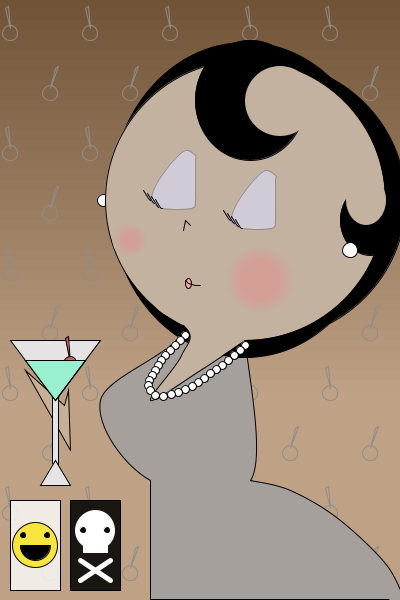
Frame 1 (no input)
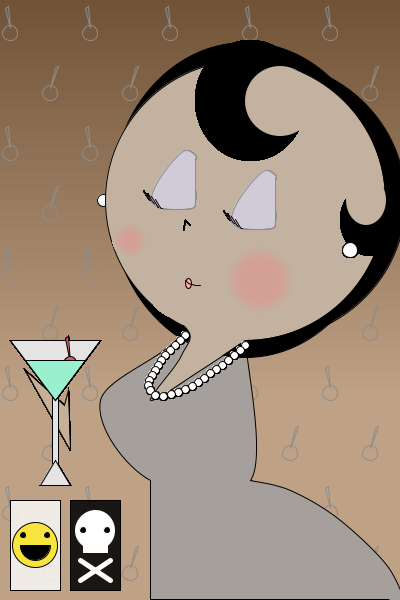
Frame 60 (the mouse pressed at the canvas centre just before this capture)
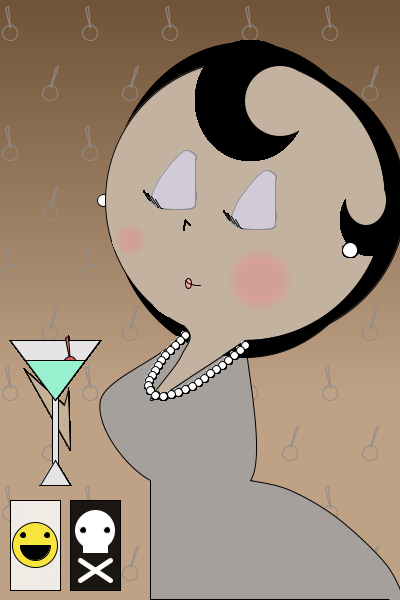
Frame 120 (the mouse held since frame 60 and released just before this capture)

The Processing sketch that drew these frames (run headless with seeded random() and noise(); from frame 60 on, the mouse is pressed at the canvas centre):

// Processing sketch: processing_68790
// ── processing_68790.pde

void setup()
{
  size(400, 600);
  //background(124, 108, 89);
  background(124, 108, 89);
  int a = 600;
  int b = 0;
  int i = 0;
  while (a > 200)
  {
    fill(113+i, 84+i, 56+i);
    noStroke();
    rect(0, b, 600, b+10);
    b = b+10;
    a = a-10;
    i = i+2;
  }

  stroke(140, 140, 140);
  smooth();
  noFill();
  int e = 6;
  int y = 8;
  int s = 0;
  int n = 0;
  while (e>0)
  {
    triangle(n+10, 28, n+5, 8, n+8, 6);
    ellipse(n+10, 33, 15, 15);
    triangle(n+50, 88, n+55, 68, n+58, 66);
    ellipse(n+50, 93, 15, 15);
    triangle(n+10, 148, n+5, 128, n+8, 126);
    ellipse(n+10, 153, 15, 15);
    triangle(n+50, 208, n+55, 188, n+58, 186);
    ellipse(n+50, 213, 15, 15);
    triangle(n+10, 268, n+5, 248, n+8, 246);
    ellipse(n+10, 273, 15, 15);
    triangle(n+50, 328, n+55, 308, n+58, 306);
    ellipse(n+50, 333, 15, 15);
    triangle(n+10, 388, n+5, 368, n+8, 366);
    ellipse(n+10, 393, 15, 15);
    triangle(n+50, 448, n+55, 428, n+58, 426);
    ellipse(n+50, 453, 15, 15);
    triangle(n+10, 508, n+5, 488, n+8, 486);
    ellipse(n+10, 513, 15, 15);
    triangle(n+50, 568, n+55, 548, n+58, 546);
    ellipse(n+50, 573, 15, 15);
    n = n+80;
    e = e-1;
  }

  stroke(0, 0, 0);
  smooth();
  fill(165, 160, 155);
  beginShape(); //Top body outer
  curveVertex(100, 240);
  curveVertex(183, 325);
  curveVertex(100, 400);
  curveVertex(150, 480);
  curveVertex(250, 480);
  curveVertex(245, 340);
  curveVertex(245, 340);
  endShape();

  beginShape(); //Bottom body line down
  vertex(150, 480);
  vertex(150, 520);
  vertex(150, 580);
  vertex(150, 599);
  vertex(400, 599);
  vertex(280, 489);
  vertex(250, 480); 
  endShape();

  beginShape(); //Bottom body behind
  curveVertex(250, 480);
  curveVertex(250, 480);
  curveVertex(290, 490);  
  curveVertex(340, 520);
  curveVertex(390, 570);
  curveVertex(390, 600);
  curveVertex(250, 480);
  endShape();

  fill(0, 0, 0);
  ellipse(245, 200, 270, 315);//hair
  ellipse(260, 200, 290, 280);
  //ellipse(330,310,125,125);
  fill(255, 255, 255); //pearl_left earring
  ellipse(103, 200, 12, 12);
  fill(194, 178, 159);
  ellipse(245, 200, 280, 280); //head shape
  beginShape(); //Top body inner
  curveVertex(100, 280);
  curveVertex(183, 325);
  curveVertex(181, 355);
  curveVertex(150, 400);
  curveVertex(200, 370);
  curveVertex(245, 340);
  curveVertex(245, 340);
  endShape();
  fill(255, 255, 255, 200);
  rect(10, 500, 50, 90); 
  fill(0, 0, 0, 220);
  rect(70, 500, 50, 90);
  fill(247, 229, 62);
  ellipse(35, 545, 45, 45);
  fill(0, 0, 0);
  ellipse(23, 535, 5, 5);
  ellipse(47, 535, 5, 5);
  arc(35, 545, 30, 30, 0, PI);
  fill(255, 255, 255);
  stroke(255, 255, 255);
  strokeWeight(5);
  ellipse(95, 530, 35, 35);
  line(80, 560, 110, 580);
  line(110, 560, 80, 580);
  rect(85, 530, 20, 20);
  fill(0, 0, 0);
  strokeWeight(1);
  ellipse(83, 530, 7, 7);
  ellipse(107, 530, 7, 7);
}




void draw()
{
  //should turn green if mouseX,mouseY are within a certain region
  //if clicked on poison, check if mouseclicked, check if mouseX/mouseY are withing the square regions
  // if poison region, turn blush/drink green,draw toungue sticking out - else turn more red and draw happy lined
  //  //Blush
  //int c = 10; //counter
  //int d = 35; //size_left
  //int r = 70; //size_right
  //int f = 0; //color_red
  //int g = 0; //color_green
  //int q = 0; //color_blue
  //while (c > 0)
  //{
  //  //if (mouse
  //  fill(194+f,178-g,159-q);
  //  noStroke();
  //  ellipse(130,240,d,d);
  //  ellipse(260,280,r,r);
  //  d = d-2;
  //  r = r-3;
  //  c = c-1;
  //  f = f+2;
  //  g = g+2;
  //  q = q+1;
  //}

  fill(208, 203, 214);
  stroke(144, 140, 140);
  smooth();
  beginShape(); //Eye_left
  curveVertex(150, 200);
  curveVertex(150, 200);
  curveVertex(153, 190);
  curveVertex(158, 180);
  curveVertex(165, 170);
  curveVertex(173, 160);
  curveVertex(185, 150);
  curveVertex(195, 155);
  curveVertex(195, 160);
  curveVertex(195, 170);
  curveVertex(195, 190);
  curveVertex(195, 200);
  curveVertex(191, 208);
  curveVertex(162, 208);
  curveVertex(150, 200);
  curveVertex(150, 200);
  endShape();
  beginShape(); //Eye_right
  curveVertex(230, 220);
  curveVertex(230, 220);
  curveVertex(233, 210);
  curveVertex(238, 200);
  curveVertex(245, 190);
  curveVertex(253, 180);
  curveVertex(265, 170);
  curveVertex(275, 175);
  curveVertex(275, 180);
  curveVertex(275, 190);
  curveVertex(275, 210);
  curveVertex(275, 220);
  curveVertex(271, 228);
  curveVertex(242, 228);
  curveVertex(230, 220);
  curveVertex(230, 220);
  endShape();

  //beads
  stroke(0, 0, 0);
  fill(255, 255, 255);
  ellipse(185, 335, 8, 8);
  ellipse(180, 340, 8, 8);
  ellipse(175, 345, 8, 8);
  ellipse(170, 350, 8, 8);
  ellipse(165, 355, 8, 8);
  ellipse(161, 360, 8, 8);
  ellipse(158, 365, 8, 8);
  ellipse(155, 370, 8, 8);
  ellipse(152, 375, 8, 8);
  ellipse(149, 380, 8, 8);
  ellipse(148, 385, 8, 8);
  ellipse(150, 390, 8, 8);
  ellipse(245, 345, 8, 8);
  ellipse(240, 350, 8, 8);
  ellipse(234, 355, 8, 8);
  ellipse(228, 360, 8, 8);
  ellipse(222, 365, 8, 8);
  ellipse(216, 369, 8, 8);
  ellipse(210, 373, 8, 8);
  ellipse(204, 378, 8, 8);
  ellipse(198, 382, 8, 8);
  ellipse(192, 386, 8, 8);
  ellipse(185, 389, 8, 8);
  ellipse(178, 392, 8, 8);
  ellipse(171, 394, 8, 8);
  ellipse(163, 396, 8, 8);
  ellipse(155, 395, 8, 8);

  beginShape(); //eyelashes_left
  curveVertex(150, 200);
  curveVertex(150, 200);
  curveVertex(148, 198);
  curveVertex(143, 190);
  curveVertex(143, 190);
  endShape();
  beginShape();
  curveVertex(154, 203);
  curveVertex(154, 203);
  curveVertex(152, 201);
  curveVertex(147, 193);
  curveVertex(147, 193);
  endShape();
  beginShape();
  curveVertex(158, 207);
  curveVertex(158, 207);
  curveVertex(156, 204);
  curveVertex(151, 196);
  curveVertex(151, 196);
  endShape();
  beginShape();
  curveVertex(162, 208);
  curveVertex(162, 208);
  curveVertex(160, 207);
  curveVertex(155, 199);
  curveVertex(155, 199);
  endShape();

  beginShape(); //eyelashes_right
  curveVertex(230, 220);
  curveVertex(230, 220);
  curveVertex(228, 218);
  curveVertex(223, 210);
  curveVertex(223, 210);
  endShape();
  beginShape();
  curveVertex(234, 223);
  curveVertex(234, 223);
  curveVertex(232, 221);
  curveVertex(227, 213);
  curveVertex(227, 213);
  endShape();
  beginShape();
  curveVertex(238, 226);
  curveVertex(238, 226);
  curveVertex(236, 224);
  curveVertex(231, 216);
  curveVertex(231, 216);
  endShape();
  beginShape();
  curveVertex(242, 228);
  curveVertex(242, 228);
  curveVertex(240, 227);
  curveVertex(235, 219);
  curveVertex(235, 219);
  endShape();

  //hair
  fill(0, 0, 0);
  ellipse(250, 100, 110, 120);
  ellipse(370, 220, 60, 70);
  noStroke();
  fill(194, 178, 159);
  ellipse(280, 101, 70, 70);
  ellipse(366, 200, 40, 50);
  stroke(0, 0, 0);
  fill(255, 255, 255);
  ellipse(350, 250, 15, 15); //bead_right earring

  //nose
  noFill();
  beginShape();
  vertex(190, 225);
  vertex(185, 220);
  vertex(183, 230);
  endShape();

  //lips
  stroke(0, 0, 0);
  fill(255, 167, 167);
  ellipse(188, 283, 6, 10);
  noFill();
  beginShape();
  vertex(185, 280);
  vertex(188, 283);
  vertex(195, 285);
  vertex(200, 285);
  endShape();

  //Martini Glass with olive!
  //strokeWeight(2);

  fill(198, 177, 152);
  beginShape();
  vertex(70, 450);
  vertex(25, 370);
  vertex(64, 405);
  vertex(68, 390);
  vertex(70, 450);
  endShape();
  fill(229, 227, 227);
  rectMode(CENTER);
  rect(55, 440, 6, 85);
  triangle(10, 340, 100, 340, 55, 400);
  triangle(55, 460, 40, 485, 70, 485);
  fill(216, 94, 94);
  triangle(70, 363, 65, 338, 68, 336);
  ellipse(70, 363, 13, 13);
  fill(152, 240, 207);
  triangle(25, 360, 85, 360, 55, 400);

  //Blush
  int c = 10; //counter
  int d = 35; //size_left
  int r = 70; //size_right
  int f = 0; //color_red
  int g = 0; //color_green
  int q = 0; //color_blue
  while (c > 0)
  {
    //if (mouse
    fill(194+f, 178-g, 159-q);
    noStroke();
    ellipse(130, 240, d, d);
    ellipse(260, 280, r, r);
    d = d-2;
    r = r-3;
    c = c-1;
    f = f+2;
    g = g+2;
    q = q+1;
  }

  if ((mouseY > 500) && (mouseY<590))
  {
    if ((mouseX > 10) && (mouseX < 60)) // if the cursor is within the boundaries of the sugar
    {
      for (int h = 0;h<300;h++)
      {
        fill(random(100, 255), 30, 30); //turn different shades of red
        stroke(0,0,0);
        triangle(25, 360, 85, 360, 55, 400);
        stroke(0, 0, 0);
        fill(243, 250, 53);              //weird yellow happy things
        triangle(285, 220, 315, 207, 320, 225);
        triangle(285, 220, 320, 235, 310, 240);
        noStroke();
        fill(194, 178, 159);
        ellipse(130,240,35,35);
        ellipse(260,280,70,70);
          //Blush turns red
  int count = 10; //counter
  int d_l = 35; //size_left
  int r_r = 70; //size_right
  int f_r = 0; //color_red
  int g_r = 0; //color_green
  int q_r = 0; //color_blue
  while (count > 0)
  {
    fill(194+f_r, 178-g_r, 159-q_r);
    noStroke();
    ellipse(130, 240, d_l, d_l);
    ellipse(260, 280, r_r, r_r);
    d_l = d_l-2;
    r_r = r_r-3;
    count = count-1;
    f_r = f_r+6;
    g_r = g_r+16;
    q_r = q_r+15;
  }
      }
    }
    else if ((mouseX > 70) && (mouseX < 120)) //if curser is within the poison region
    {
      fill(194, 178, 159);
      rect(307, 220, 50, 60);
      for (int t = 0;t<300;t++)
      {
        fill(30, random(100, 255), 30);  //turn different shades of green
        triangle(25, 360, 85, 360, 55, 400);
        fill(235, 20, 20);
        stroke(0, 0, 0);
        beginShape();
        curveVertex(180, 275); //tongue shape
        curveVertex(180, 275);
        curveVertex(183, 295);
        curveVertex(194, 302);
        curveVertex(197, 295);
        curveVertex(205, 280);
        curveVertex(205, 280);
        endShape();
        line(180, 275, 205, 280);
        line(190,277,187,284);
      }
             fill(194, 178, 159);
             noStroke();
        ellipse(130,240,35,35);
        ellipse(260,280,70,70);
          //Blush turns greener when woman is posioned
  int countTwo = 10; //counter
  int d_g = 35; //size_left
  int r_g = 70; //size_right
  int f_g = 0; //color_red
  int g_g = 0; //color_green
  int q_g = 0; //color_blue
  while (countTwo > 0)
  {
    //if (mouse
    fill(194-f_g, 178-g_g, 159-q_g);
    noStroke();
    ellipse(130, 240, d_g, d_g);
    ellipse(260, 280, r_g, r_g);
    d_g = d_g-2;
    r_g = r_g-3;
    countTwo = countTwo-1;
    f_g = f_g+12;
    g_g = g_g+7;
    q_g = q_g+8;
  }
    }
    else
    {
      fill(194, 178, 159); //if its neither poison not sugar, cover up anyhting that was drawn to look like normal
      ellipse(185, 280, 80, 80); //mouth redrawn
      rect(307, 220, 50, 60); // side of left eye redrawn
      stroke(0, 0, 0);
      fill(255, 167, 167);
      ellipse(188, 283, 6, 10);
      noFill();
      beginShape();
      vertex(185, 280);
      vertex(188, 283);
      vertex(195, 285);
      vertex(200, 285);
      endShape();
      fill(152, 240, 207);
      triangle(25, 360, 85, 360, 55, 400);
    }
  }
  else //if the cursor is within the Y-region of the mouse but neither on the poison or sugar
  {    //redraw the woman as she was same as if you were not in the proper Y-region. 
    fill(194, 178, 159); 
    ellipse(185, 280, 80, 80);
    rect(307, 220, 50, 60);
    stroke(0, 0, 0);
    fill(255, 167, 167);
    ellipse(188, 283, 6, 10);

    noFill();
    beginShape();
    vertex(185, 280);
    vertex(188, 283);
    vertex(195, 285);
    vertex(200, 285);
    endShape();
    fill(152, 240, 207);
    triangle(25, 360, 85, 360, 55, 400);
  }
}
